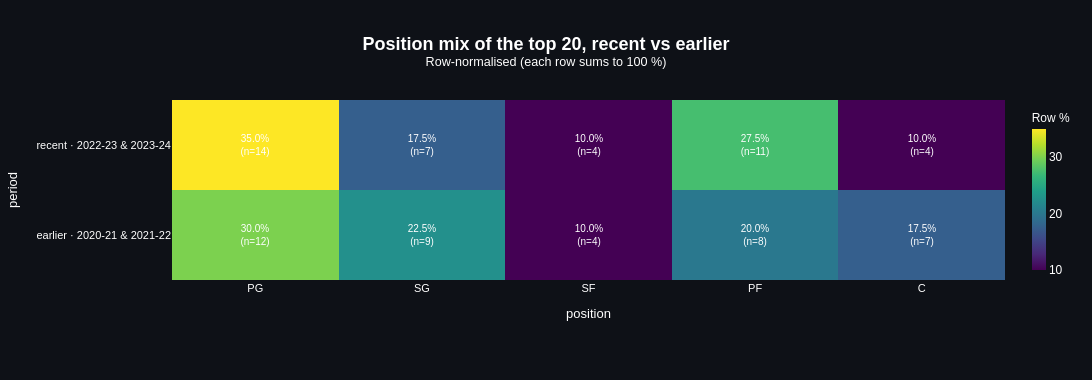

The notebook cell this image was saved under:
### Markdown cell above
## What could have moved the number, and by how much

The ratio never changes within a player, so the only thing that can move a group
mean is which players are in the group. And since the ratio is close to a
position label, the most likely mechanism is a change in the position mix.

Two views settle it. What each group is made of, and how strongly the ratio
follows position in the first place.

### Code cell
cross_tab_heatmap(
    top20,
    col1="period",
    col2="position",
    normalize="row",
    show_counts=True,
    height=380,
    title="Position mix of the top 20, recent vs earlier",
)

### Figure 1 — Plotly figure (JSON) as saved in the notebook; plotly's stock layout.template omitted (floating-point values rounded to 4 significant figures)
{"data": [{"colorbar": {"outlinewidth": 0, "thickness": 14, "tickfont": {"color": "white", "family": "Arial"}, "title": {"font": {"color": "white", "family": "Arial", "size": 12}, "text": "Row %"}}, "colorscale": [[0.0, "#440154"], [0.1111, "#482878"], [0.2222, "#3e4989"], [0.3333, "#31688e"], [0.4444, "#26828e"], [0.5556, "#1f9e89"], [0.6667, "#35b779"], [0.7778, "#6ece58"], [0.8889, "#b5de2b"], [1.0, "#fde725"]], "customdata": [[14.0, 7.0, 4.0, 11.0, 4.0], [12.0, 9.0, 4.0, 8.0, 7.0]], "hovertemplate": "<b>period</b>: %{y}<br><b>position</b>: %{x}<br>Row %: %{z:.1f}%<br>n = %{customdata:,}<extra></extra>", "text": [["35.0%<br>(n=14)", "17.5%<br>(n=7)", "10.0%<br>(n=4)", "27.5%<br>(n=11)", "10.0%<br>(n=4)"], ["30.0%<br>(n=12)", "22.5%<br>(n=9)", "10.0%<br>(n=4)", "20.0%<br>(n=8)", "17.5%<br>(n=7)"]], "textfont": {"color": "white", "family": "Arial", "size": 10}, "texttemplate": "%{text}", "type": "heatmap", "x": ["PG", "SG", "SF", "PF", "C"], "y": ["recent · 2022-23 & 2023-24", "earlier · 2020-21 & 2021-22"], "z": [[35.0, 17.5, 10.0, 27.5, 10.0], [30.0, 22.5, 10.0, 20.0, 17.5]]}], "layout": {"font": {"color": "white", "family": "Arial"}, "height": 380, "margin": {"b": 100, "l": 140, "r": 80, "t": 100}, "paper_bgcolor": "#0e1117", "plot_bgcolor": "#1a1a1a", "title": {"font": {"color": "white", "family": "Arial", "size": 18}, "text": "<b>Position mix of the top 20, recent vs earlier</b><br><sup>Row-normalised (each row sums to 100 %)</sup>", "x": 0.5, "xanchor": "center"}, "width": 1400, "xaxis": {"side": "bottom", "tickfont": {"size": 11}, "title": {"font": {"size": 13}, "text": "position"}}, "yaxis": {"autorange": "reversed", "tickfont": {"size": 11}, "title": {"font": {"size": 13}, "text": "period"}}}}
